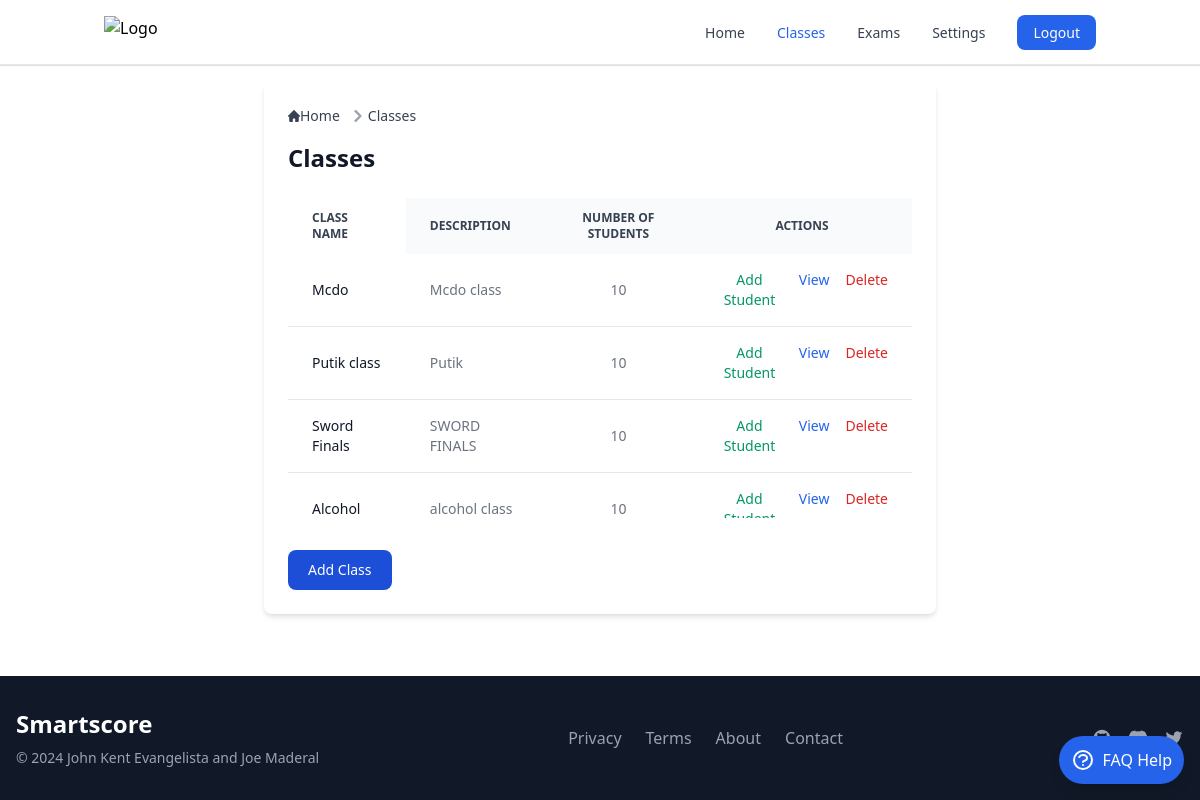
The app's page /classes/?sort=description (signed in) with its own data.
### smartscoreapp/models.py (models this page shows, shortened)
class Class(models.Model):
    name = models.CharField(max_length=100)
    description = models.TextField(blank=True)
    user = models.ForeignKey(settings.AUTH_USER_MODEL, on_delete=models.CASCADE)

### smartscoreapp/views.py (the view)
# urls.py: path('classes/', classes_view, name='classes'),
@login_required
def classes_view(request):
    user_instance = request.user
    if request.method == 'POST':
        form = ClassForm(request.POST)
        if form.is_valid():
            new_class = form.save(commit=False)
            new_class.user = user_instance
            new_class.save()
            return redirect('classes')
    else:
        form = ClassForm()
    sort_by = request.GET.get('sort', 'name')
    classes = Class.objects.filter(user=user_instance).annotate(num_students=Count('students'))
    if sort_by == 'name':
        classes = classes.order_by('name')
    elif sort_by == 'description':
        classes = classes.order_by('description')
    elif sort_by == 'num_students':
        classes = classes.order_by('-num_students')
    context = {
        'classes': classes,
        'form': form,
        'student_form': StudentForm(),  # Add this line
        'sort_by': sort_by  # Pass sorting criteria to the template
    }
    return render(request, 'classes.html', context)

### templates/classes/classes.html (shortened to what this page needs)
{% extends "base.html" %}
{% block content %}
<div class="max-w-2xl mx-auto p-6 bg-white shadow-md rounded-lg">
<nav class="flex mb-4" aria-label="Breadcrumb">
  <ol class="inline-flex items-center space-x-1 md:space-x-2 rtl:space-x-reverse">
    <li class="inline-flex items-center">
      <a href="{% url 'index' %}" class="inline-flex items-center text-sm font-medium text-gray-700 hover:text-blue-600 dark:text-gray-400 dark:hover:text-white">
        Home
      </a>
    </li>
    <li class="flex items-center">
      <svg class="rtl:rotate-180 w-3 h-3 text-gray-400 mx-1" aria-hidden="true" xmlns="http://www.w3.org/2000/svg" fill="none" viewBox="0 0 6 10">
        <path stroke="currentColor" stroke-linecap="round" stroke-linejoin="round" stroke-width="2" d="m1 9 4-4-4-4"/>
      </svg>
      <a href="{% url 'classes' %}" class="text-sm font-medium text-gray-700 hover:text-blue-600 dark:text-gray-400 dark:hover:text-white">Classes</a>
    </li>
  </ol>
</nav>
<h1 class="text-2xl font-semibold text-gray-900 dark:text-white mb-6">Classes</h1>
<div class="relative overflow-x-auto max-h-80 mb-6">
  <table class="min-w-full text-sm text-left text-gray-500 dark:text-gray-400">
    <thead class="text-xs text-gray-700 uppercase bg-gray-50 dark:bg-gray-700 dark:text-gray-400">
      <tr>
        <th scope="col" class="px-6 py-3 sticky left-0 bg-white dark:bg-gray-800 z-10">
          <a href="?sort=name" class="hover:underline">Class Name</a>
        </th>
        <th scope="col" class="px-6 py-3">
          <a href="?sort=description" class="hover:underline">Description</a>
        </th>
        <th scope="col" class="px-6 py-3 text-center">
          <a href="?sort=num_students" class="hover:underline">Number of Students</a>
        </th>
        <th scope="col" class="px-6 py-3 text-center">Actions</th>
      </tr>
    </thead>
    <tbody>
      {% for class in classes %}
        <tr class="bg-white border-b dark:bg-gray-800 dark:border-gray-700">
          <td class="px-6 py-4 font-medium text-gray-900 dark:text-white sticky left-0 bg-white dark:bg-gray-800">
            {{ class.name }}
          </td>
          <td class="px-6 py-4">{{ class.description }}</td>
          <td class="px-6 py-4 text-center">{{ class.num_students }}</td>
          <td class="px-6 py-4">
            <div class="flex justify-center space-x-4">
              <button
                data-modal-target="add-student-modal-{{ class.id }}"
                data-modal-toggle="add-student-modal-{{ class.id }}"
                class="text-green-600 hover:underline">Add Student
              </button>
              <a href="{% url 'class_detail' class.id %}" class="text-blue-600 hover:underline">View</a>
              <a href="{% url 'delete_class' class.id %}" class="text-red-600 hover:underline" onclick="return confirm('Are you sure you want to delete this class?');">Delete</a>
            </div>
          </td>
        </tr>
      {% endfor %}
    </tbody>
  </table>
</div>
<div class="add-class-section mt-8">
  <button data-modal-target="add-class-modal" data-modal-toggle="add-class-modal" class="block text-white bg-blue-700 hover:bg-blue-800 focus:ring-4 focus:outline-none focus:ring-blue-300 font-medium rounded-lg text-sm px-5 py-2.5 text-center dark:bg-blue-600 dark:hover:bg-blue-700 dark:focus:ring-blue-800" type="button">
    Add Class
  </button>
</div>
{% for class in classes %}
</div>
{% endfor %}
{% endblock %}

### records on screen
Class: name "Mcdo", description "Mcdo class", num_students "10"
Class: name "Putik class", description "Putik", num_students "10"
Class: name "Sword Finals", description "SWORD FINALS", num_students "10"
Class: name "Alcohol", description "alcohol class", num_students "10"
